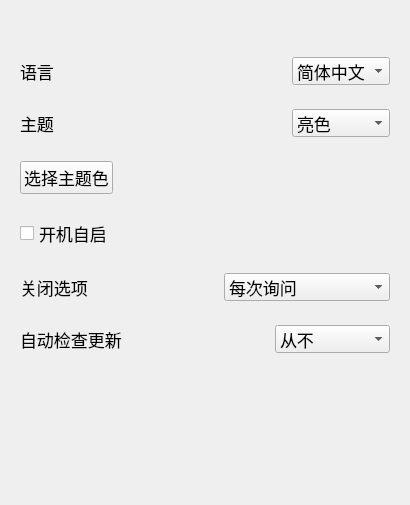
<?xml version="1.0" encoding="UTF-8"?>
<ui version="4.0">
 <class>Settings_UI_Form</class>
 <widget class="QWidget" name="Settings_UI_Form">
  <property name="geometry">
   <rect>
    <x>0</x>
    <y>0</y>
    <width>410</width>
    <height>505</height>
   </rect>
  </property>
  <property name="windowTitle">
   <string>Form</string>
  </property>
  <layout class="QGridLayout" name="gridLayout_7">
   <item row="2" column="1">
    <widget class="CardWidget" name="widget_5" native="true">
     <property name="font">
      <font>
       <family>Microsoft YaHei UI</family>
      </font>
     </property>
     <layout class="QGridLayout" name="gridLayout_5">
      <item row="0" column="0">
       <layout class="QHBoxLayout" name="horizontalLayout_10">
        <item>
         <widget class="CaptionLabel" name="label_9">
          <property name="font">
           <font>
            <family>Microsoft YaHei UI</family>
            <pointsize>13</pointsize>
           </font>
          </property>
          <property name="text">
           <string>主题</string>
          </property>
         </widget>
        </item>
        <item>
         <spacer name="horizontalSpacer_10">
          <property name="font">
           <font>
            <family>Microsoft YaHei UI</family>
           </font>
          </property>
          <property name="orientation">
           <enum>Qt::Horizontal</enum>
          </property>
          <property name="sizeHint" stdset="0">
           <size>
            <width>40</width>
            <height>20</height>
           </size>
          </property>
         </spacer>
        </item>
        <item>
         <widget class="ComboBox" name="comboBox_7">
          <property name="font">
           <font>
            <family>Microsoft YaHei UI</family>
            <pointsize>13</pointsize>
           </font>
          </property>
          <item>
           <property name="text">
            <string>亮色</string>
           </property>
          </item>
          <item>
           <property name="text">
            <string>暗色</string>
           </property>
          </item>
          <item>
           <property name="text">
            <string>跟随系统</string>
           </property>
          </item>
         </widget>
        </item>
       </layout>
      </item>
     </layout>
    </widget>
   </item>
   <item row="3" column="1">
    <widget class="CardWidget" name="widget_4" native="true">
     <property name="font">
      <font>
       <family>Microsoft YaHei UI</family>
      </font>
     </property>
     <layout class="QGridLayout" name="gridLayout_4">
      <item row="0" column="0">
       <layout class="QHBoxLayout" name="horizontalLayout_12">
        <item>
         <widget class="PrimaryPushButton" name="pushButton_2">
          <property name="font">
           <font>
            <family>Microsoft YaHei UI</family>
            <pointsize>13</pointsize>
           </font>
          </property>
          <property name="text">
           <string>选择主题色</string>
          </property>
         </widget>
        </item>
        <item>
         <widget class="QLabel" name="label_11">
          <property name="minimumSize">
           <size>
            <width>55</width>
            <height>24</height>
           </size>
          </property>
          <property name="font">
           <font>
            <family>Microsoft YaHei UI</family>
           </font>
          </property>
          <property name="text">
           <string/>
          </property>
         </widget>
        </item>
        <item>
         <spacer name="horizontalSpacer_12">
          <property name="font">
           <font>
            <family>Microsoft YaHei UI</family>
           </font>
          </property>
          <property name="orientation">
           <enum>Qt::Horizontal</enum>
          </property>
          <property name="sizeHint" stdset="0">
           <size>
            <width>40</width>
            <height>20</height>
           </size>
          </property>
         </spacer>
        </item>
       </layout>
      </item>
     </layout>
    </widget>
   </item>
   <item row="4" column="1">
    <widget class="CardWidget" name="widget_3" native="true">
     <property name="font">
      <font>
       <family>Microsoft YaHei UI</family>
      </font>
     </property>
     <layout class="QGridLayout" name="gridLayout_3">
      <item row="0" column="0">
       <layout class="QHBoxLayout" name="horizontalLayout_7">
        <item>
         <widget class="CheckBox" name="AutoRun_2">
          <property name="font">
           <font>
            <family>Microsoft YaHei UI</family>
            <pointsize>13</pointsize>
           </font>
          </property>
          <property name="text">
           <string>开机自启</string>
          </property>
         </widget>
        </item>
        <item>
         <spacer name="horizontalSpacer_7">
          <property name="font">
           <font>
            <family>Microsoft YaHei UI</family>
           </font>
          </property>
          <property name="orientation">
           <enum>Qt::Horizontal</enum>
          </property>
          <property name="sizeHint" stdset="0">
           <size>
            <width>40</width>
            <height>20</height>
           </size>
          </property>
         </spacer>
        </item>
       </layout>
      </item>
     </layout>
    </widget>
   </item>
   <item row="5" column="1">
    <widget class="CardWidget" name="widget_2" native="true">
     <property name="font">
      <font>
       <family>Microsoft YaHei UI</family>
      </font>
     </property>
     <layout class="QGridLayout" name="gridLayout_2">
      <item row="0" column="0">
       <layout class="QHBoxLayout" name="horizontalLayout_8">
        <item>
         <widget class="CaptionLabel" name="label_7">
          <property name="font">
           <font>
            <family>Microsoft YaHei UI</family>
            <pointsize>13</pointsize>
           </font>
          </property>
          <property name="text">
           <string>关闭选项</string>
          </property>
         </widget>
        </item>
        <item>
         <spacer name="horizontalSpacer_8">
          <property name="font">
           <font>
            <family>Microsoft YaHei UI</family>
           </font>
          </property>
          <property name="orientation">
           <enum>Qt::Horizontal</enum>
          </property>
          <property name="sizeHint" stdset="0">
           <size>
            <width>40</width>
            <height>20</height>
           </size>
          </property>
         </spacer>
        </item>
        <item>
         <widget class="ComboBox" name="comboBox_5">
          <property name="font">
           <font>
            <family>Microsoft YaHei UI</family>
            <pointsize>13</pointsize>
           </font>
          </property>
          <item>
           <property name="text">
            <string>每次询问</string>
           </property>
          </item>
          <item>
           <property name="text">
            <string>退出程序</string>
           </property>
          </item>
          <item>
           <property name="text">
            <string>最小化到系统托盘</string>
           </property>
          </item>
         </widget>
        </item>
       </layout>
      </item>
     </layout>
    </widget>
   </item>
   <item row="6" column="1">
    <widget class="CardWidget" name="widget" native="true">
     <property name="font">
      <font>
       <family>Microsoft YaHei UI</family>
      </font>
     </property>
     <layout class="QGridLayout" name="gridLayout">
      <item row="0" column="0">
       <layout class="QHBoxLayout" name="horizontalLayout_9">
        <item>
         <widget class="CaptionLabel" name="label_8">
          <property name="font">
           <font>
            <family>Microsoft YaHei UI</family>
            <pointsize>13</pointsize>
           </font>
          </property>
          <property name="text">
           <string>自动检查更新</string>
          </property>
         </widget>
        </item>
        <item>
         <spacer name="horizontalSpacer_9">
          <property name="font">
           <font>
            <family>Microsoft YaHei UI</family>
           </font>
          </property>
          <property name="orientation">
           <enum>Qt::Horizontal</enum>
          </property>
          <property name="sizeHint" stdset="0">
           <size>
            <width>40</width>
            <height>20</height>
           </size>
          </property>
         </spacer>
        </item>
        <item>
         <widget class="ComboBox" name="comboBox_6">
          <property name="font">
           <font>
            <family>Microsoft YaHei UI</family>
            <pointsize>13</pointsize>
           </font>
          </property>
          <item>
           <property name="text">
            <string>从不</string>
           </property>
          </item>
          <item>
           <property name="text">
            <string>每次启动时</string>
           </property>
          </item>
          <item>
           <property name="text">
            <string>每周一次</string>
           </property>
          </item>
         </widget>
        </item>
       </layout>
      </item>
     </layout>
    </widget>
   </item>
   <item row="7" column="1">
    <spacer name="verticalSpacer">
     <property name="font">
      <font>
       <family>Microsoft YaHei UI</family>
      </font>
     </property>
     <property name="orientation">
      <enum>Qt::Vertical</enum>
     </property>
     <property name="sizeHint" stdset="0">
      <size>
       <width>20</width>
       <height>177</height>
      </size>
     </property>
    </spacer>
   </item>
   <item row="1" column="1">
    <widget class="CardWidget" name="widget_6" native="true">
     <property name="font">
      <font>
       <family>Microsoft YaHei UI</family>
      </font>
     </property>
     <layout class="QGridLayout" name="gridLayout_6">
      <item row="0" column="0">
       <layout class="QHBoxLayout" name="horizontalLayout_11">
        <item>
         <widget class="CaptionLabel" name="label_10">
          <property name="font">
           <font>
            <family>Microsoft YaHei UI</family>
            <pointsize>13</pointsize>
           </font>
          </property>
          <property name="text">
           <string>语言</string>
          </property>
         </widget>
        </item>
        <item>
         <spacer name="horizontalSpacer_11">
          <property name="font">
           <font>
            <family>Microsoft YaHei UI</family>
           </font>
          </property>
          <property name="orientation">
           <enum>Qt::Horizontal</enum>
          </property>
          <property name="sizeHint" stdset="0">
           <size>
            <width>40</width>
            <height>20</height>
           </size>
          </property>
         </spacer>
        </item>
        <item>
         <widget class="ComboBox" name="comboBox_8">
          <property name="font">
           <font>
            <family>Microsoft YaHei UI</family>
            <pointsize>13</pointsize>
           </font>
          </property>
          <item>
           <property name="text">
            <string>简体中文</string>
           </property>
          </item>
         </widget>
        </item>
       </layout>
      </item>
     </layout>
    </widget>
   </item>
   <item row="0" column="1">
    <widget class="QLabel" name="label_6">
     <property name="minimumSize">
      <size>
       <width>0</width>
       <height>31</height>
      </size>
     </property>
     <property name="font">
      <font>
       <family>Microsoft YaHei UI</family>
      </font>
     </property>
     <property name="text">
      <string/>
     </property>
    </widget>
   </item>
  </layout>
 </widget>
 <customwidgets>
  <customwidget>
   <class>CaptionLabel</class>
   <extends>QLabel</extends>
   <header>qfluentwidgets</header>
  </customwidget>
  <customwidget>
   <class>PrimaryPushButton</class>
   <extends>QPushButton</extends>
   <header>qfluentwidgets</header>
  </customwidget>
  <customwidget>
   <class>CardWidget</class>
   <extends>QWidget</extends>
   <header>qfluentwidgets</header>
   <container>1</container>
  </customwidget>
  <customwidget>
   <class>ComboBox</class>
   <extends>QComboBox</extends>
   <header>qfluentwidgets</header>
  </customwidget>
  <customwidget>
   <class>CheckBox</class>
   <extends>QCheckBox</extends>
   <header>qfluentwidgets</header>
  </customwidget>
 </customwidgets>
 <resources/>
 <connections/>
</ui>
